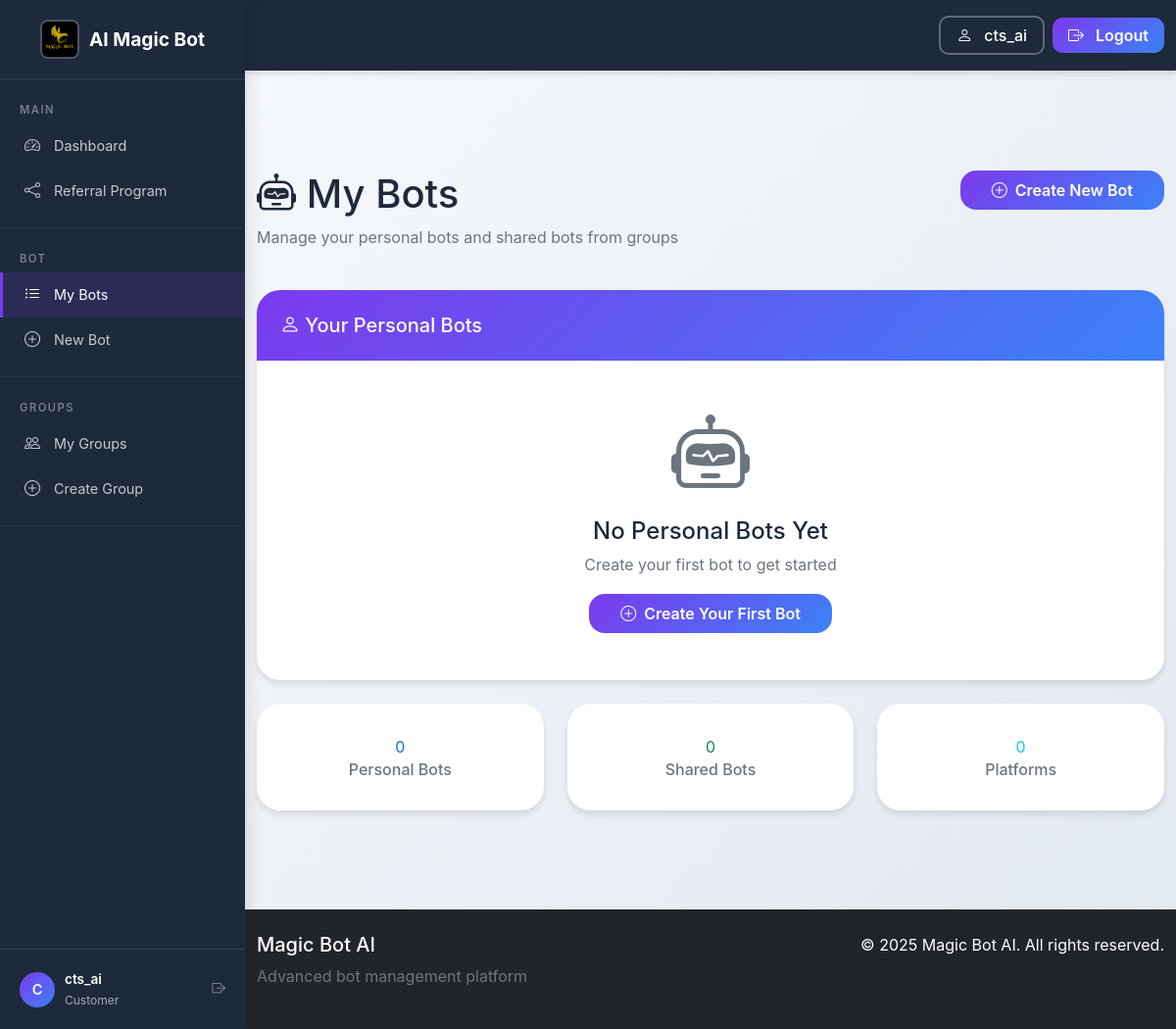
/my_bots (signed in), run on an earlier commit of the app's database.
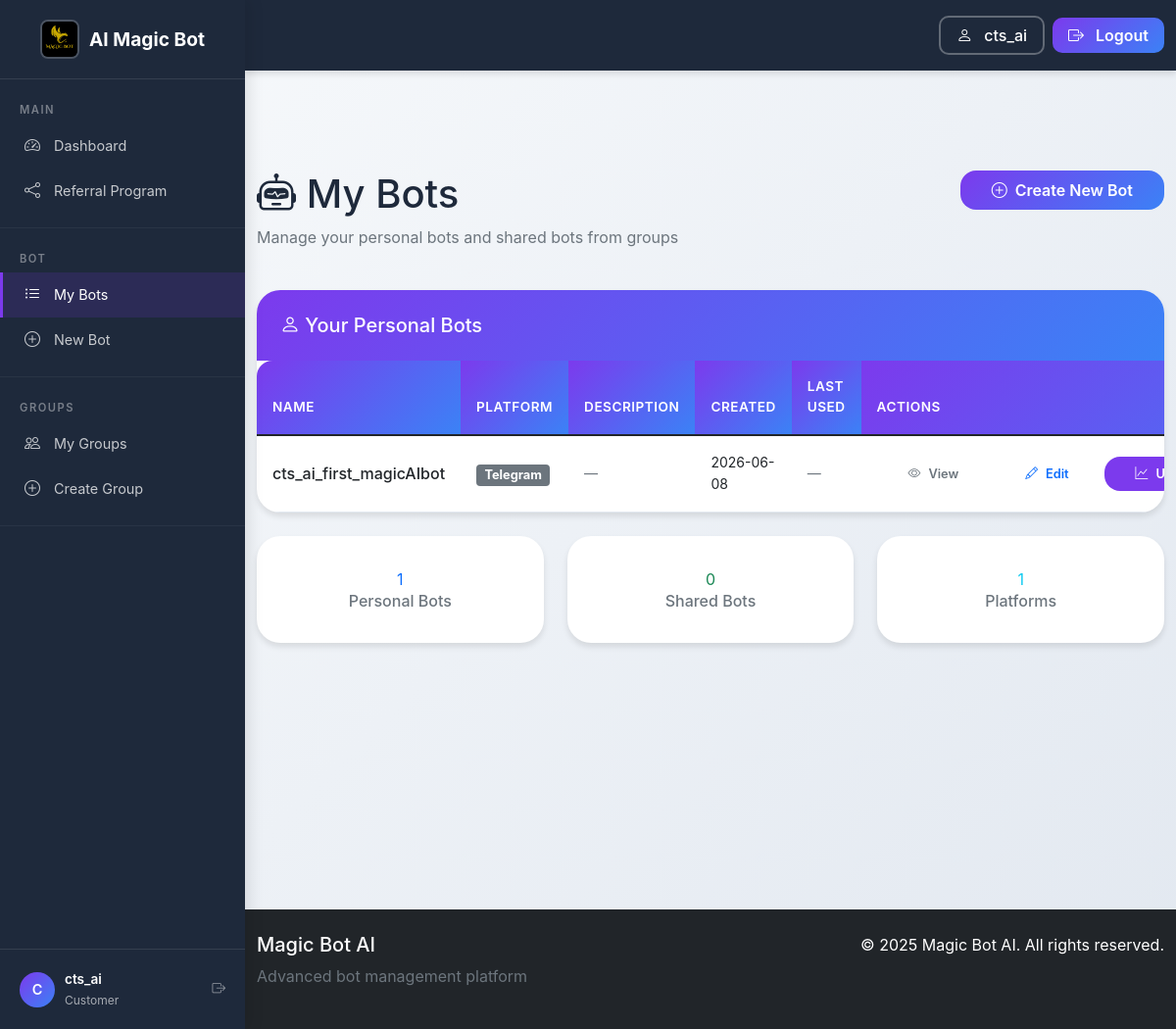
And on a later commit of the database.
### tables this page shows
CREATE TABLE bots (
            id INTEGER PRIMARY KEY AUTOINCREMENT,
            user_id INTEGER NOT NULL,
            name TEXT NOT NULL,
            email TEXT,
            organization TEXT,
            messaging TEXT,
            token TEXT NOT NULL,
            created_at TIMESTAMP DEFAULT CURRENT_TIMESTAMP,
            updated_at TIMESTAMP DEFAULT CURRENT_TIMESTAMP,
            llm TEXT,
            description TEXT,
            is_active BOOLEAN DEFAULT TRUE,
            online INTEGER DEFAULT 0,
            last_used TIMESTAMP,
            usage_count INTEGER DEFAULT 0,
            config TEXT,
            webhook_url TEXT,
            api_key TEXT,
            tags TEXT,
            file_folder TEXT
            , status TEXT DEFAULT 'active', FOREIGN KEY (user_id) REFERENCES users (id) ON DELETE CASCADE
        );

### app_complete_with_groups.py (the view)
@app.route("/my-bots")
@app.route("/my_bots")  # Alias for backward compatibility
@login_required
def my_bots():
    user_id = session["user_id"]
    role = session.get("role", "customer")
    if role == "admin":
        return redirect(url_for("admin_bots"))
    conn = get_db_connection()
    bots = conn.execute("""
        SELECT b.* FROM bots b
        WHERE b.user_id = ?
        ORDER BY b.created_at DESC
    """, (user_id,)).fetchall()
    shared_bots = conn.execute("""
        SELECT DISTINCT b.*, t.name as group_name, sb.shared_at
        FROM shared_bots sb
        JOIN bots b ON sb.bot_id = b.id
        JOIN groups t ON sb.group_id = t.id
        JOIN group_members tm ON t.id = tm.group_id
        WHERE tm.user_id = ? AND t.is_active = TRUE AND tm.status = 'active' AND b.is_active = TRUE
        ORDER BY sb.shared_at DESC
    """, (user_id,)).fetchall()
    conn.close()
    return render_template("my_bots_with_groups.html",
                         bots=bots,
                         shared_bots=shared_bots,
                         username=session.get("username"),
                         role=role)

### app_complete_with_groups.py (called while the page is built)
@app.context_processor
def inject_random_background():
    import random
    background_images = [
        '/static/AI_IMG1.jpeg',
        '/static/AI_IMG_2.jpeg',
        '/static/AI_IMG_3.jpeg',
        '/static/AI_IMG_4.jpeg'
    ]
    random_bg = random.choice(background_images)
    return {
        'random_background': random_bg,
        'all_backgrounds': background_images,
        'is_admin': session.get('role') == 'admin'
    }

    def __call__(self, environ, start_response):
        environ['wsgi.url_scheme'] = 'https'
        return super().__call__(environ, start_response)

### db.py (called while the page is built)
def _sqlite_conn():
    import sqlite3
    db_path = Path(__file__).parent / "users.db"
    conn = sqlite3.connect(str(db_path), timeout=10)
    conn.row_factory = sqlite3.Row
    conn.execute("PRAGMA journal_mode=WAL")
    conn.execute("PRAGMA busy_timeout = 5000")
    conn.execute("PRAGMA synchronous = NORMAL")
    conn.execute("PRAGMA foreign_keys = ON")
    return conn

def get_conn():
    if USE_PG:
        return _pg_conn()
    return _sqlite_conn()

### templates/my_bots_with_groups.html (shortened to what the changed rows need)
<!DOCTYPE html>
<html lang="en">
<head>
    <link href="https://cdn.jsdelivr.net/npm/bootstrap@5.1.3/dist/css/bootstrap.min.css" rel="stylesheet">
    <link rel="stylesheet" href="https://cdn.jsdelivr.net/npm/bootstrap-icons@1.8.1/font/bootstrap-icons.css">
    <link rel="stylesheet" href="{{ url_for('static', filename='css/shared.css') }}">
</head>
<body class="sidebar-layout">
    <div class="sidebar-content">
    <div class="container mt-4">
        <div class="row mb-4">
            <div class="col">
                <h1><i class="bi bi-robot"></i> My Bots</h1>
            </div>
        </div>
        <div class="card mb-4">
            <div class="card-body p-0">
                {% if bots %}
                <div class="table-responsive">
                    <table class="table table-bots mb-0">
                        <thead>
                            <tr>
                                <th>Name</th>
                                <th>Platform</th>
                                <th>Description</th>
                                <th>Created</th>
                                <th>Last Used</th>
                                <th>Actions</th>
                            </tr>
                        </thead>
                        <tbody>
                            {% for bot in bots %}
                            <tr>
                                <td class="bot-name-cell" data-label="Name">{{ bot.name }}</td>
                                <td data-label="Platform"><span class="badge bg-secondary platform-badge">{{ bot.messaging|title }}</span></td>
                                <td class="text-muted small" data-label="Description">{% if bot.description %}{{ bot.description|truncate(60) }}{% else %}<span class="text-muted">—</span>{% endif %}</td>
                                <td class="small" data-label="Created">{{ bot.created_at[:10] }}</td>
                                <td class="small" data-label="Last Used">{% if bot.last_used %}{{ bot.last_used[:10] }}{% else %}<span class="text-muted">—</span>{% endif %}</td>
                                <td data-label="Actions">
                                    <div class="d-flex gap-1">
                                        <a href="/bot/{{ bot.id }}" class="btn btn-outline-secondary btn-sm action-btn">
                                            <i class="bi bi-eye"></i> View
                                        </a>
                                        <a href="/register-bot/{{ bot.id }}" class="btn btn-outline-primary btn-sm action-btn">
                                            <i class="bi bi-pencil"></i> Edit
                                        </a>
                                        <a href="/bot/{{ bot.id }}/usage" class="btn btn-sm action-btn" style="background: #7c3aed; color: white;">
                                            <i class="bi bi-graph-up"></i> Usage
                                        </a>
                                    </div>
                                </td>
                            </tr>
                            {% endfor %}
                        </tbody>
                    </table>
                </div>
                {% else %}
                <div class="text-center py-5">
                    <i class="bi bi-robot display-1 text-muted"></i>
                    <h4 class="mt-3">No Personal Bots Yet</h4>
                    <p class="text-muted">Create your first bot to get started</p>
                    <a href="/register-bot" class="btn btn-primary">
                        <i class="bi bi-plus-circle"></i> Create Your First Bot
                    </a>
                </div>
                {% endif %}
            </div>
        </div>
        <div class="row mt-4">
            <div class="col-md-4 mb-3">
                <div class="card text-center">
                    <div class="card-body">
                        <div class="stat-value text-primary">{{ bots|length }}</div>
                        <h6 class="text-muted mb-0">Personal Bots</h6>
                    </div>
                </div>
            </div>
            <div class="col-md-4 mb-3">
                <div class="card text-center">
                    <div class="card-body">
                        <div class="stat-value text-info">{{ bots|map(attribute='messaging')|unique|list|length }}</div>
                        <h6 class="text-muted mb-0">Platforms</h6>
                    </div>
                </div>
            </div>
        </div>
    </div>
    </div>
</body>
</html>

What changed in the data, as far as the page shows it:
added bots: name "cts_ai_first_magicAIbot", messaging "Telegram", created_at "2026-06-08"
Also different on the page:
{{ bots|length }}: "0" → "1"
{{ bots|map(attribute='messaging')|unique|list|length }}: "0" → "1"
text no longer shown: "No Personal Bots Yet Create your first bot to get started Create Your First Bot"
text now shown: "NAME PLATFORM DESCRIPTION CREATED LAST USED ACTIONS"
